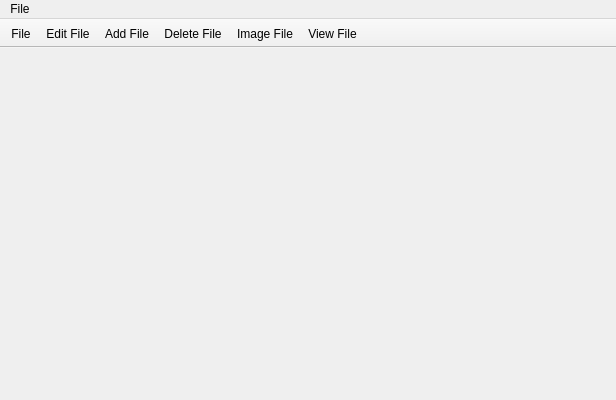
<?xml version="1.0" encoding="UTF-8"?>
<ui version="4.0">
 <class>NXMainWindow</class>
 <widget class="QMainWindow" name="NXMainWindow">
  <property name="geometry">
   <rect>
    <x>0</x>
    <y>0</y>
    <width>616</width>
    <height>400</height>
   </rect>
  </property>
  <property name="windowTitle">
   <string>DockTest</string>
  </property>
  <widget class="QWidget" name="centralWidget"/>
  <widget class="QMenuBar" name="menuBar">
   <property name="geometry">
    <rect>
     <x>0</x>
     <y>0</y>
     <width>616</width>
     <height>23</height>
    </rect>
   </property>
   <widget class="QMenu" name="menuFile">
    <property name="title">
     <string>File</string>
    </property>
   </widget>
   <addaction name="menuFile"/>
  </widget>
  <widget class="QToolBar" name="mainToolBar">
   <property name="movable">
    <bool>false</bool>
   </property>
   <attribute name="toolBarArea">
    <enum>TopToolBarArea</enum>
   </attribute>
   <attribute name="toolBarBreak">
    <bool>false</bool>
   </attribute>
   <addaction name="actionFile"/>
   <addaction name="actionEdit_File"/>
   <addaction name="actionAdd_File"/>
   <addaction name="actionDelete_File"/>
   <addaction name="actionImage_File"/>
   <addaction name="actionView_File"/>
  </widget>
  <action name="actionFile">
   <property name="icon">
    <iconset resource="../../../resources/nxmainwindow.qrc">
     <normaloff>:/Dock/resources/File.png</normaloff>
     <normalon>:/DockTest/Resources/File.png</normalon>:/Dock/resources/File.png</iconset>
   </property>
   <property name="text">
    <string>File</string>
   </property>
   <property name="toolTip">
    <string>File</string>
   </property>
  </action>
  <action name="actionEdit_File">
   <property name="icon">
    <iconset resource="../../../resources/nxmainwindow.qrc">
     <normaloff>:/Dock/resources/Edit_File.png</normaloff>
     <normalon>:/Dock/Resources/Edit_File.png</normalon>:/Dock/resources/Edit_File.png</iconset>
   </property>
   <property name="text">
    <string>Edit File</string>
   </property>
   <property name="toolTip">
    <string>Edit File</string>
   </property>
  </action>
  <action name="actionAdd_File">
   <property name="icon">
    <iconset resource="../../../resources/nxmainwindow.qrc">
     <normaloff>:/Dock/resources/Add_File.png</normaloff>
     <normalon>:/Dock/Resources/Add_File.png</normalon>:/Dock/resources/Add_File.png</iconset>
   </property>
   <property name="text">
    <string>Add File</string>
   </property>
   <property name="toolTip">
    <string>Add File</string>
   </property>
  </action>
  <action name="actionDelete_File">
   <property name="icon">
    <iconset resource="../../../resources/nxmainwindow.qrc">
     <normaloff>:/Dock/resources/Delete_File.png</normaloff>
     <normalon>:/Dock/Resources/Delete_File.png</normalon>:/Dock/resources/Delete_File.png</iconset>
   </property>
   <property name="text">
    <string>Delete File</string>
   </property>
   <property name="toolTip">
    <string>Delete File</string>
   </property>
  </action>
  <action name="actionImage_File">
   <property name="icon">
    <iconset resource="../../../resources/nxmainwindow.qrc">
     <normaloff>:/Dock/resources/Image_File.png</normaloff>
     <normalon>:/Dock/Resources/Image_File.png</normalon>:/Dock/resources/Image_File.png</iconset>
   </property>
   <property name="text">
    <string>Image File</string>
   </property>
   <property name="toolTip">
    <string>Image File</string>
   </property>
  </action>
  <action name="actionView_File">
   <property name="icon">
    <iconset resource="../../../resources/nxmainwindow.qrc">
     <normaloff>:/Dock/resources/View_File.png</normaloff>
     <normalon>:/Dock/Resources/View_File.png</normalon>:/Dock/resources/View_File.png</iconset>
   </property>
   <property name="text">
    <string>View File</string>
   </property>
   <property name="toolTip">
    <string>View File</string>
   </property>
  </action>
 </widget>
 <layoutdefault spacing="6" margin="11"/>
 <resources>
  <include location="../../../resources/nxmainwindow.qrc"/>
 </resources>
 <connections/>
</ui>
